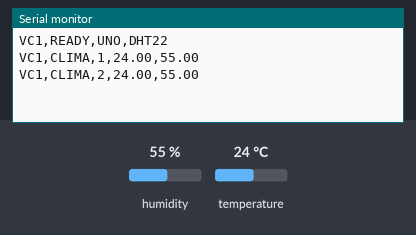
A sketch run on a simulated Arduino Uno, built with avr-gcc and run on an emulated ATmega328P. Parts: the last lines printed to the serial monitor. The test bench sets the inputs (shaded band); at power-on: humidity 55 %, temperature 24 °C.

Above: at 10.8 s.
10.9 s: humidity set to 22 %
At 15.6 s:
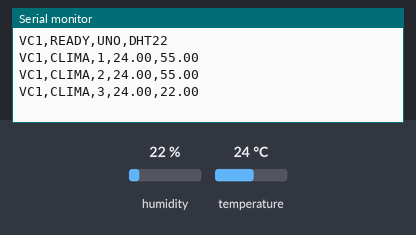
18.4 s: temperature set to 12 °C
At 20.6 s:
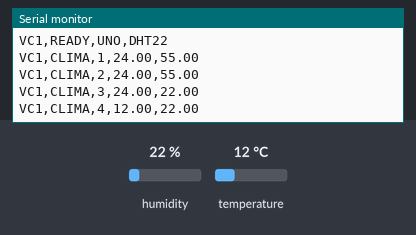
25.9 s: humidity set to 40 %
At 30.6 s:
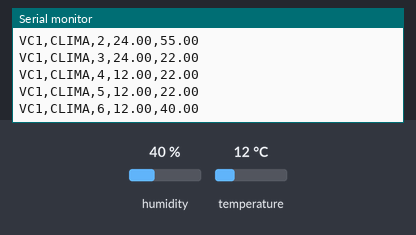
Timing chart, 0 to 32.1 s (numbered marks = the images above; inputs shaded):
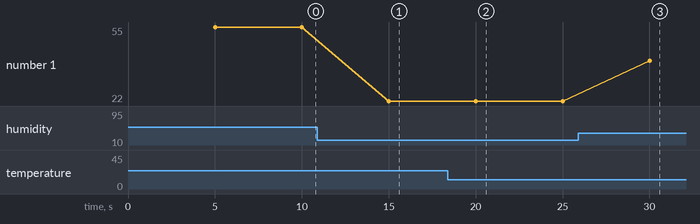

Measured:
- after the input at 10.9 s, the serial monitor: prints a new line after 4.1 s (image 1)
- after the input at 18.4 s, the serial monitor: prints a new line after 1.6 s (image 2)
- after the input at 25.9 s, the serial monitor: prints a new line after 4.1 s (image 3)
- plotted number 1: 55 → 22 after the input at 10.9 s, 22 → 40 after the input at 25.9 s

The sketch:

vino_clima.ino
```cpp
// Separate monitoring firmware for the documented UNO + DHT22 in D2.
// Does not configure or actuate the relay in D6. Pump integration is a separate gate.
#include <DHT.h>
#include <math.h>

const uint8_t DHT_PIN = 2;
const unsigned long SAMPLE_MS = 5000UL;
DHT dht(DHT_PIN, DHT22);
unsigned long lastSample = 0;
uint32_t sequence = 0;

void setup() {
  Serial.begin(9600);
  dht.begin();
  Serial.println(F("VC1,READY,UNO,DHT22"));
}

void loop() {
  const unsigned long now = millis();
  if (now - lastSample < SAMPLE_MS) return;
  lastSample = now;
  const float temperature = dht.readTemperature();
  const float humidity = dht.readHumidity();
  if (isnan(temperature) || isnan(humidity) || temperature < -40 || temperature > 80 || humidity < 0 || humidity > 100) {
    Serial.println(F("VC1,ERROR,DHT22"));
    return;
  }
  if (sequence == UINT32_MAX) {
    Serial.println(F("VC1,ERROR,SEQUENCE_EXHAUSTED"));
    return;
  }
  sequence++;
  Serial.print(F("VC1,CLIMA,"));
  Serial.print(sequence);
  Serial.print(',');
  Serial.print(temperature, 2);
  Serial.print(',');
  Serial.println(humidity, 2);
}
```
